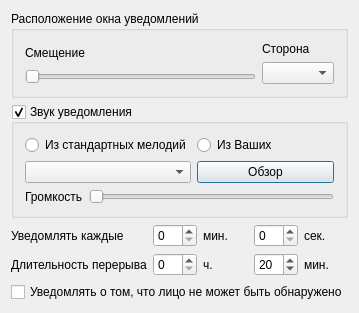
<?xml version="1.0" encoding="UTF-8"?>
<ui version="4.0">
 <class>Dialog</class>
 <widget class="QDialog" name="Dialog">
  <property name="geometry">
   <rect>
    <x>0</x>
    <y>0</y>
    <width>332</width>
    <height>289</height>
   </rect>
  </property>
  <property name="windowTitle">
   <string>Забота о глазах: Параметры</string>
  </property>
  <property name="toolTipDuration">
   <number>-3</number>
  </property>
  <layout class="QVBoxLayout" name="verticalLayout_11">
   <item>
    <widget class="QGroupBox" name="groupBox">
     <property name="title">
      <string>Расположение окна уведомлений</string>
     </property>
     <layout class="QHBoxLayout" name="horizontalLayout">
      <item>
       <layout class="QVBoxLayout" name="verticalLayout">
        <item>
         <widget class="QLabel" name="label">
          <property name="text">
           <string>Смещение</string>
          </property>
         </widget>
        </item>
        <item>
         <widget class="QSlider" name="slider_of_panel">
          <property name="orientation">
           <enum>Qt::Horizontal</enum>
          </property>
         </widget>
        </item>
       </layout>
      </item>
      <item>
       <layout class="QVBoxLayout" name="verticalLayout_2">
        <item>
         <widget class="QLabel" name="label_2">
          <property name="text">
           <string>Сторона</string>
          </property>
         </widget>
        </item>
        <item>
         <widget class="QComboBox" name="combo_pos_of_panel"/>
        </item>
       </layout>
      </item>
     </layout>
    </widget>
   </item>
   <item>
    <widget class="QGroupBox" name="sound_groupBox">
     <property name="title">
      <string>Звук уведомления</string>
     </property>
     <property name="checkable">
      <bool>true</bool>
     </property>
     <layout class="QVBoxLayout" name="verticalLayout_8">
      <item>
       <layout class="QHBoxLayout" name="horizontalLayout_5">
        <item>
         <layout class="QVBoxLayout" name="verticalLayout_4">
          <item>
           <widget class="QRadioButton" name="radioB_default_songs">
            <property name="text">
             <string>Из стандартных мелодий</string>
            </property>
           </widget>
          </item>
          <item>
           <widget class="QComboBox" name="combo_song"/>
          </item>
         </layout>
        </item>
        <item>
         <layout class="QVBoxLayout" name="verticalLayout_3">
          <item>
           <widget class="QRadioButton" name="radioB_user_songs">
            <property name="text">
             <string>Из Ваших</string>
            </property>
           </widget>
          </item>
          <item>
           <widget class="QPushButton" name="choice_user_song_button">
            <property name="text">
             <string>Обзор</string>
            </property>
           </widget>
          </item>
         </layout>
        </item>
       </layout>
      </item>
      <item>
       <layout class="QHBoxLayout" name="horizontalLayout_2">
        <item>
         <widget class="QLabel" name="label_8">
          <property name="text">
           <string>Громкость</string>
          </property>
         </widget>
        </item>
        <item>
         <widget class="QSlider" name="valume">
          <property name="orientation">
           <enum>Qt::Horizontal</enum>
          </property>
         </widget>
        </item>
       </layout>
      </item>
     </layout>
    </widget>
   </item>
   <item>
    <layout class="QHBoxLayout" name="horizontalLayout_3">
     <item>
      <layout class="QVBoxLayout" name="verticalLayout_6">
       <item>
        <widget class="QLabel" name="label_3">
         <property name="text">
          <string>Уведомлять каждые </string>
         </property>
        </widget>
       </item>
       <item>
        <widget class="QLabel" name="label_5">
         <property name="text">
          <string>Длительность перерыва</string>
         </property>
        </widget>
       </item>
      </layout>
     </item>
     <item>
      <layout class="QVBoxLayout" name="verticalLayout_5">
       <item>
        <widget class="QSpinBox" name="interval_m_spin">
         <property name="minimum">
          <number>0</number>
         </property>
         <property name="maximum">
          <number>5</number>
         </property>
         <property name="value">
          <number>0</number>
         </property>
        </widget>
       </item>
       <item>
        <widget class="QSpinBox" name="rest_h_spin">
         <property name="maximum">
          <number>10</number>
         </property>
        </widget>
       </item>
      </layout>
     </item>
     <item>
      <layout class="QVBoxLayout" name="verticalLayout_7">
       <item>
        <widget class="QLabel" name="label_4">
         <property name="text">
          <string>мин.</string>
         </property>
        </widget>
       </item>
       <item>
        <widget class="QLabel" name="label_6">
         <property name="text">
          <string>ч.</string>
         </property>
        </widget>
       </item>
      </layout>
     </item>
     <item>
      <layout class="QVBoxLayout" name="verticalLayout_9">
       <item>
        <widget class="QSpinBox" name="interval_s_spin">
         <property name="minimum">
          <number>0</number>
         </property>
         <property name="maximum">
          <number>59</number>
         </property>
        </widget>
       </item>
       <item>
        <widget class="QSpinBox" name="rest_m_spin">
         <property name="minimum">
          <number>0</number>
         </property>
         <property name="maximum">
          <number>59</number>
         </property>
         <property name="value">
          <number>20</number>
         </property>
        </widget>
       </item>
      </layout>
     </item>
     <item>
      <layout class="QVBoxLayout" name="verticalLayout_10">
       <item>
        <widget class="QLabel" name="label_9">
         <property name="text">
          <string>сек.</string>
         </property>
        </widget>
       </item>
       <item>
        <widget class="QLabel" name="label_7">
         <property name="text">
          <string>мин.</string>
         </property>
        </widget>
       </item>
      </layout>
     </item>
    </layout>
   </item>
   <item>
    <widget class="QCheckBox" name="cb_notif_face_out_of_camera">
     <property name="text">
      <string>Уведомлять о том, что лицо не может быть обнаружено</string>
     </property>
    </widget>
   </item>
  </layout>
 </widget>
 <layoutdefault spacing="6" margin="11"/>
 <resources/>
 <connections/>
</ui>
